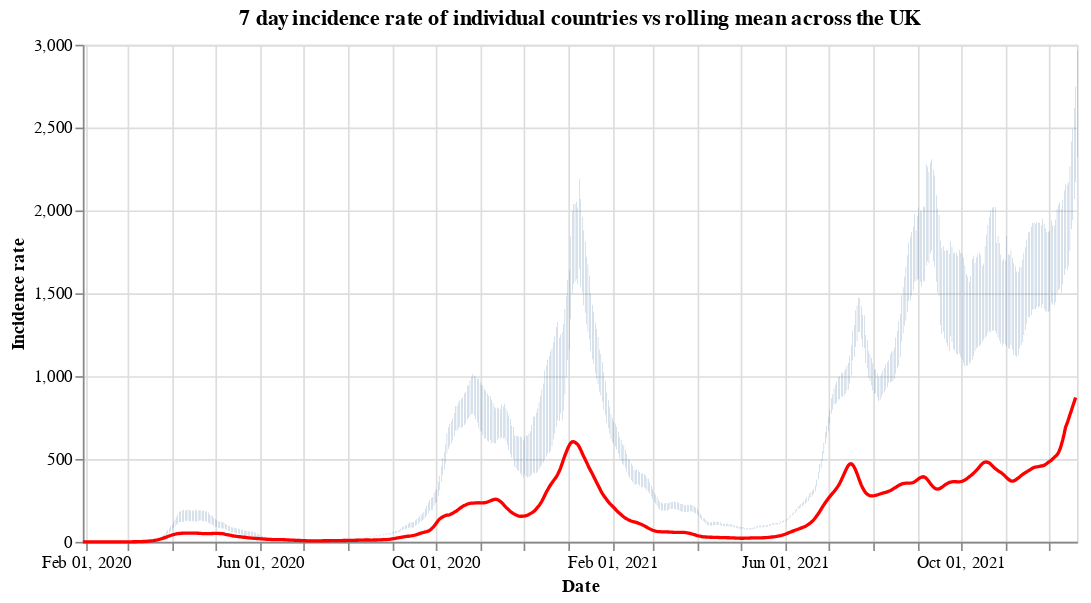

The notebook cell this image was saved under:
### Code cell
#collapse
countries = uk_cases['areaName'].unique()
countries.sort()

selection = alt.selection_single(
    name='Select',
    fields=['areaName'],
    init={'areaName': 'Wales'},
    bind={'areaName': alt.binding_select(options=countries)}
)

# scatter plot, modify opacity based on selection
bars = alt.Chart(uk_cases).mark_bar().add_selection(
    selection
).encode(
    x=alt.X("yearmonthdate(date):T", axis=alt.Axis(title='Date')),
    y=alt.Y("weeklyCasesRate:Q", axis=alt.Axis(title='Incidence rate')),
    tooltip='weeklyCasesRate:Q',
    opacity=alt.condition(selection, alt.value(1), alt.value(0))
).properties(title=f'7 day incidence rate of individual countries vs rolling mean across the UK', width=600)

line = alt.Chart(overview_cases).mark_line(
    color='red',
    size=2,
).transform_window(
    rolling_mean='mean(weeklyCasesRate)',
    frame=[0, 7]
).encode(
    x='yearmonthdate(date):T',
    y='rolling_mean:Q'
)

alt.layer(bars, line)

### Figure 1 — Vega-Lite specification as saved in the notebook (floating-point values rounded to 4 significant figures; data arrays with more than 128 entries replaced by an {"elided": "..."} marker saying what was removed)
{"config": {"view": {"continuousWidth": 400, "continuousHeight": 300}}, "layer": [{"data": {"name": "data-09786db7ba661032b54dbf19dbc9bd21"}, "mark": "bar", "encoding": {"opacity": {"condition": {"value": 1, "selection": "Select"}, "value": 0}, "tooltip": {"type": "quantitative", "field": "weeklyCasesRate"}, "x": {"type": "temporal", "axis": {"title": "Date"}, "field": "date", "timeUnit": "yearmonthdate"}, "y": {"type": "quantitative", "axis": {"title": "Incidence rate"}, "field": "weeklyCasesRate"}}, "selection": {"Select": {"type": "single", "fields": ["areaName"], "init": {"areaName": "Wales"}, "bind": {"areaName": {"input": "select", "options": ["England", "Northern Ireland", "Scotland", "Wales"]}}}}, "title": "7 day incidence rate of individual countries vs rolling mean across the UK", "width": 600}, {"data": {"name": "data-326d41f21d36a42f9b9fa2d7ee499a0a"}, "mark": {"type": "line", "color": "red", "size": 2}, "encoding": {"x": {"type": "temporal", "field": "date", "timeUnit": "yearmonthdate"}, "y": {"type": "quantitative", "field": "rolling_mean"}}, "transform": [{"window": [{"op": "mean", "field": "weeklyCasesRate", "as": "rolling_mean"}], "frame": [0, 7]}]}], "$schema": "https://vega.github.io/schema/vega-lite/v4.8.1.json", "datasets": {"data-09786db7ba661032b54dbf19dbc9bd21": {"elided": "2672 records"}, "data-326d41f21d36a42f9b9fa2d7ee499a0a": {"elided": "691 records"}}}
